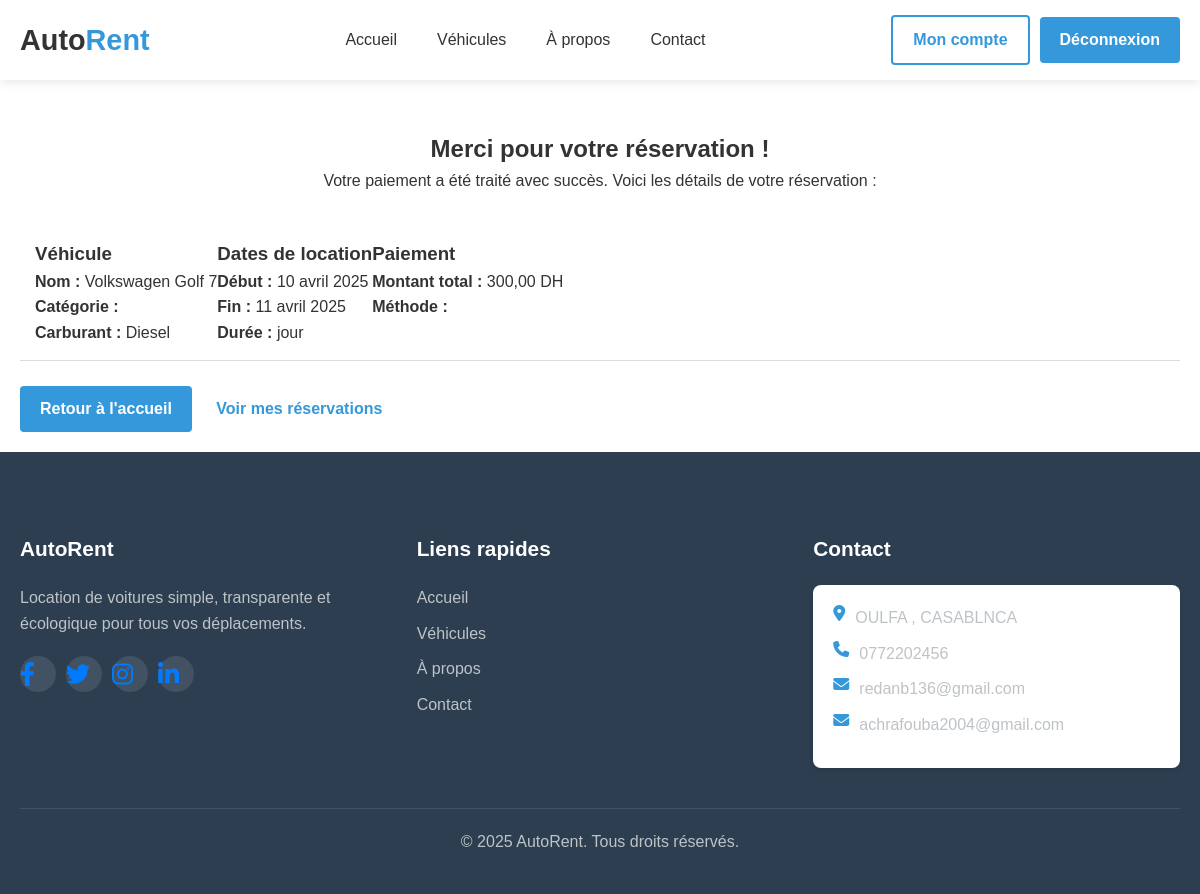
The app's page /reservation-confirmation/1/ (signed in) with its own data.
### rental/models.py (models this page shows, shortened)
class Reservation(models.Model):
    STATUS_CHOICES = [
        ('pending', 'En attente'),
        ('confirmed', 'Confirmée'),
        ('cancelled', 'Annulée'),
        ('completed', 'Terminée'),
    ]
    user = models.ForeignKey(User, on_delete=models.CASCADE, related_name='reservations')
    car = models.ForeignKey(Car, on_delete=models.CASCADE, related_name='reservations')
    start_date = models.DateField()
    end_date = models.DateField()
    status = models.CharField(max_length=20, choices=STATUS_CHOICES, default='pending')
    total_price = models.DecimalField(max_digits=10, decimal_places=2)
    created_at = models.DateTimeField(auto_now_add=True)
    updated_at = models.DateTimeField(auto_now=True)

class Car(models.Model):
    FUEL_CHOICES = [
        ('essence', 'Essence'),
        ('diesel', 'Diesel'),
        ('hybride', 'Hybride'),
        ('electrique', 'Électrique'),
    ]
    TRANSMISSION_CHOICES = [
        ('manuelle', 'Manuelle'),
        ('automatique', 'Automatique'),
    ]
    name = models.CharField(max_length=100)
    slug = models.SlugField(unique=True)
    brand = models.ForeignKey(CarBrand, on_delete=models.CASCADE, related_name='cars')
    year = models.PositiveIntegerField()
    fuel = models.CharField(max_length=20, choices=FUEL_CHOICES)
    transmission = models.CharField(max_length=20, choices=TRANSMISSION_CHOICES)
    seats = models.PositiveIntegerField()
    luggage = models.PositiveIntegerField(help_text="Number of suitcases that can fit")
    description = models.TextField()
    price_per_day = models.DecimalField(max_digits=8, decimal_places=2)
    is_available = models.BooleanField(default=True)
    main_image = models.ImageField(upload_to='cars/')

### rental/views.py (the view)
# urls.py: path('reservation-confirmation/<int:reservation_id>/', views.reservation_confirmation, name='reservation_confirmation'),
@login_required
def reservation_confirmation(request, reservation_id):
    reservation = get_object_or_404(Reservation, id=reservation_id, user=request.user)
    context = {
        'reservation': reservation,
    }
    return render(request, 'rental/reservation_confirmation.html', context)

### templates/rental/reservation_confirmation.html (shortened to what this page needs)
{% extends 'base.html' %}
{% load static %}
{% block content %}
<section class="confirmation">
    <div class="container">
        <div class="confirmation-message">
            <h1>Merci pour votre réservation !</h1>
            <p>Votre paiement a été traité avec succès. Voici les détails de votre réservation :</p>
        </div>
        <div class="reservation-details">
            <div class="detail-section">
                <h3>Véhicule</h3>
                <p><strong>Nom :</strong> {{ reservation.car.name }}</p>
                <p><strong>Catégorie :</strong> {{ reservation.car.category.name }}</p>
                <p><strong>Carburant :</strong> {{ reservation.car.get_fuel_display }}</p>
            </div>
            <div class="detail-section">
                <h3>Dates de location</h3>
                <p><strong>Début :</strong> {{ reservation.start_date }}</p>
                <p><strong>Fin :</strong> {{ reservation.end_date }}</p>
                <p><strong>Durée :</strong> {{ reservation.duration }} jour{{ reservation.duration|pluralize }}</p>
            </div>
            <div class="detail-section">
                <h3>Paiement</h3>
                <p><strong>Montant total :</strong> {{ reservation.total_price }} DH</p>
                <p><strong>Méthode :</strong> {{ reservation.payment_method }}</p>
            </div>
        </div>
        <div class="confirmation-actions">
            <a href="{% url 'home' %}" class="btn btn-primary">Retour à l'accueil</a>
            <a href="{% url 'user_reservations' %}" class="btn btn-secondary">Voir mes réservations</a>
        </div>
    </div>
</section>
{% endblock %}

### static/css/style.css (style rules this page uses)
:root { --primary-color: #3498db; --primary-dark: #2980b9; --secondary-color: #2ecc71; --secondary-dark: #27ae60; --text-color: #333; --text-light: #666; --light-gray: #f5f5f5; --border-color: #ddd; --white: #fff; --shadow: 0 2px 10px rgba(0, 0, 0, 0.1); --transition: all 0.3s ease; }
* { margin: 0; padding: 0; box-sizing: border-box; }
body { font-family: "Segoe UI", Tahoma, Geneva, Verdana, sans-serif; line-height: 1.6; color: var(--text-color); background-color: var(--white); }
a { text-decoration: none; color: var(--primary-color); transition: var(--transition); }
.container { width: 100%; max-width: 1200px; margin: 0 auto; padding: 0 20px; }
.btn { display: inline-block; padding: 10px 20px; border-radius: 4px; font-weight: 600; text-align: center; cursor: pointer; transition: var(--transition); border: none; }
.btn-primary { background-color: var(--primary-color); color: var(--white); }
.confirmation-message { text-align: center; padding: 30px 0; }
.reservation-details { margin-bottom: 25px; padding-bottom: 25px; border-bottom: 1px solid var(--border-color); }
.reservation-details { padding: 15px; display: flex; flex-wrap: wrap; }
body { font-family: 'Arial', sans-serif; line-height: 1.6; color: #333; margin: 0; padding: 0; }
.container { max-width: 1200px; margin: 0 auto; padding: 20px; }

### records on screen
Reservation: car.name "Volkswagen Golf 7", car.fuel "Diesel", start_date "10 avril 2025", end_date "11 avril 2025", total_price "300,00"
